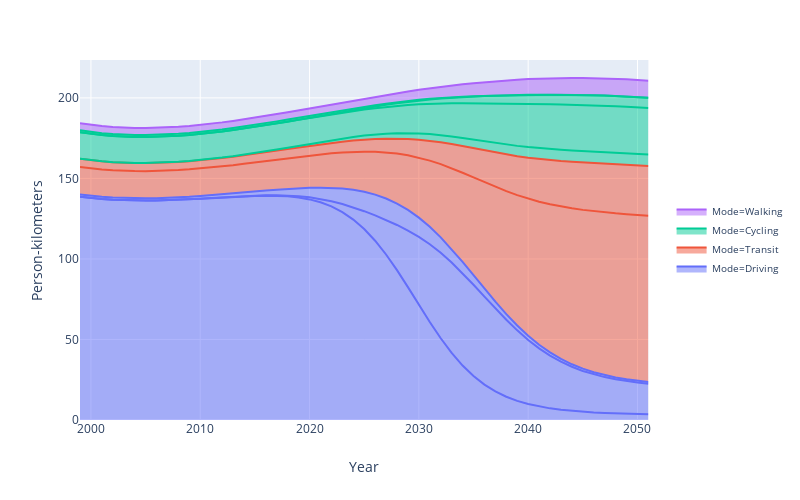
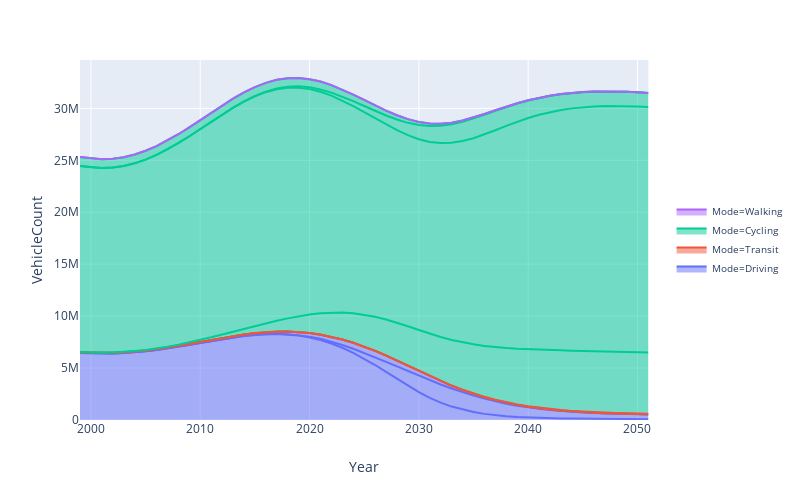

Notebook source saved alongside these figures, in order:
### Code cell
###    R U N   F U N C T I O N S   P E R S O N   T R A N S P O R T 

### H I G H   S C E N A R I O 
dfHP, DHP = CarsFirst(x, PolyHP)
BinaryShifts(x, DHP, 'HoogPerson', figs=False)
dfHP, STVhp = ServiceToPersonVehicles(x, dfHP, figs=True)
PlotService(x, dfHP, y='Share', scn='HoogPerson', figs=False)
PlotService(x, dfHP, y='Person-kilometers', scn='HoogPerson', figs=False)
PlotService(x, dfHP, y='VehicleCount', scn='HoogPerson', figs=False)

### L O W   S C E N A R I O 
dfLP, DLP = CarsFirst(x, PolyLP)
BinaryShifts(x, DLP, 'LaagPerson', figs=False)
dfLP, STVlp = ServiceToPersonVehicles(x, dfLP, figs=False)
PlotService(x, dfLP, y='Share', scn='LaagPerson', figs=False)
PlotService(x, dfLP, y='Person-kilometers', scn='LaagPerson', figs=True)
PlotService(x, dfLP, y='VehicleCount', scn='LaagPerson', figs=True)
